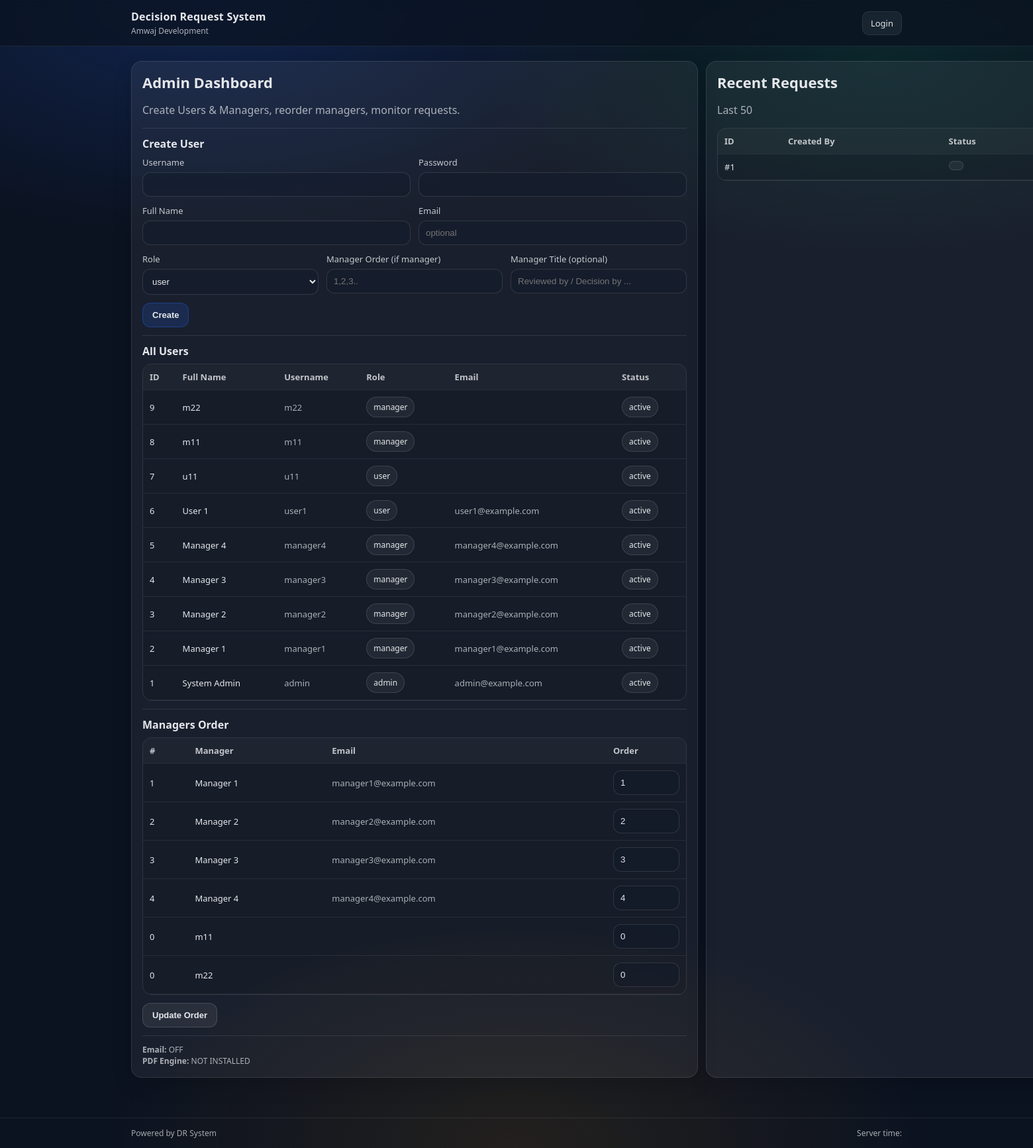
The page /admin (signed in) on the database its author committed.
### tables this page shows
CREATE TABLE users (
        id INTEGER PRIMARY KEY AUTOINCREMENT,
        username TEXT UNIQUE NOT NULL,
        password_hash TEXT NOT NULL,
        full_name TEXT NOT NULL,
        email TEXT DEFAULT '',
        role TEXT NOT NULL CHECK(role IN ('admin','manager','user')),
        is_active INTEGER NOT NULL DEFAULT 1,
        created_at TEXT NOT NULL
    );

CREATE TABLE requests (
        id INTEGER PRIMARY KEY AUTOINCREMENT,
        request_no TEXT UNIQUE NOT NULL,
        request_type TEXT NOT NULL,
        created_by_user_id INTEGER NOT NULL,
        status TEXT NOT NULL CHECK(status IN ('draft','in_review','returned_to_requester','approved','archived')),
        cycle_no INTEGER NOT NULL DEFAULT 1,

        current_step_order INTEGER NOT NULL DEFAULT 0,  -- 0 means requester
        last_decision TEXT DEFAULT '',
        last_decision_step INTEGER DEFAULT 0,
        last_decision_by INTEGER DEFAULT 0,

        return_reason TEXT DEFAULT '',                 -- 'rejected' or 'need_review'
        return_from_step INTEGER DEFAULT 0,

        header_json TEXT NOT NULL DEFAULT '{}',
        mid_json TEXT NOT NULL DEFAULT '{}',
        meta_json TEXT NOT NULL DEFAULT '{}',          -- optional: subject, priority, due_date, etc.
        attachments_json TEXT NOT NULL DEFAULT '[]',   -- list of uploaded files metadata
        created_at TEXT NOT NULL,
        updated_at TEXT NOT NULL,
        FOREIGN KEY(created_by_user_id) REFERENCES users(id)
    );

### app.py (the view)
@app.get("/admin")
@role_required(ROLE_ADMIN)
def admin_dashboard():
    audits = db_query_all("SELECT * FROM audit_log ORDER BY id DESC LIMIT 100")
    template = get_workflow_template_steps()
    workflow_json = []
    for t in template:
        workflow_json.append(
            {
                "step_order": int(t["step_order"]),
                "manager_id": int(t["manager_id"]),
                "manager_name": t["full_name"],
                "action_type": t["action_type"],
            }
        )
    users = db_query_all("SELECT * FROM users ORDER BY id DESC LIMIT 500")
    managers = db_query_all(
        """SELECT u.*,
                  COALESCE(mp.title,'') as title,
                  COALESCE(w.step_order,0) as workflow_step_order,
                  COALESCE(w.step_order,0) as order_index,
                  COALESCE(w.action_type,'') as workflow_action_type
           FROM users u
           LEFT JOIN manager_profiles mp ON mp.manager_id = u.id
           LEFT JOIN workflow_template_steps w ON w.manager_id = u.id AND w.is_active=1
           WHERE u.role=? AND u.is_active=1
           ORDER BY CASE WHEN w.step_order IS NULL THEN 9999 ELSE w.step_order END ASC, u.full_name ASC""",
        (ROLE_MANAGER,),
    )
    req_rows = db_query_all(
        """SELECT r.*, u.full_name as requester_name, u.email as requester_email
           FROM requests r
           JOIN users u ON u.id = r.created_by_user_id
           ORDER BY r.updated_at DESC
           LIMIT 200"""
    )
    reqs = [build_req_obj(r, include_steps=False) for r in req_rows]
    return render_template(
        "admin.html",
        workflow_json=json.dumps(workflow_json, indent=2, ensure_ascii=False),
        audits=[dict(a) for a in audits],
        users=[dict(u) for u in users],
        managers=[dict(m) for m in managers],
        requests=reqs,
        reqs=reqs,
        email_enabled=bool(SMTP_HOST and SMTP_USER),
        db_path=str(DB_PATH),
    )

### app.py (called while the page is built, shortened)
def safe_json_loads(s: str | None, default: Any) -> Any:
    if not s:
        return default
    try:
        return json.loads(s)
    except Exception:
        return default

def get_db() -> sqlite3.Connection:
    if "db" not in g:
        conn = sqlite3.connect(str(DB_PATH))
        conn.row_factory = sqlite3.Row
        conn.execute("PRAGMA foreign_keys = ON;")
        g.db = conn
    return g.db

def db_query_one(query: str, params: Tuple[Any, ...] = ()) -> Optional[sqlite3.Row]:
    db = get_db()
    cur = db.execute(query, params)
    return cur.fetchone()

def db_query_all(query: str, params: Tuple[Any, ...] = ()) -> List[sqlite3.Row]:
    db = get_db()
    cur = db.execute(query, params)
    return cur.fetchall()

def load_current_user() -> Optional[CurrentUser]:
    uid = session.get("user_id")
    if not uid:
        return None
    row = db_query_one("SELECT * FROM users WHERE id=? AND is_active=1", (uid,))
    if not row:
        session.pop("user_id", None)
        return None
    return CurrentUser(
        id=row["id"],
        username=row["username"],
        full_name=row["full_name"],
        email=row["email"] or "",
        role=row["role"],
    )

@app.before_request
def before_request() -> None:
    g.current_user = load_current_user()

def role_required(*roles: str):
    def decorator(fn):
        @wraps(fn)
        def wrapper(*args, **kwargs):
            if not g.current_user:
                return redirect(url_for("login", next=request.path))
            if g.current_user.role not in roles:
                abort(403)
            return fn(*args, **kwargs)
        return wrapper
    return decorator

def get_workflow_template_steps() -> List[sqlite3.Row]:
    return db_query_all(
        """SELECT w.step_order, w.manager_id, w.action_type, u.full_name, u.email
           FROM workflow_template_steps w
           JOIN users u ON u.id = w.manager_id
           WHERE w.is_active=1
           ORDER BY w.step_order ASC"""
    )

def compute_last_decision_label(req_row: sqlite3.Row) -> str:
    last_dec = (req_row["last_decision"] or "").strip()
    last_step = int(req_row["last_decision_step"] or 0)
    if not last_dec or last_step <= 0:
        return ""

### templates/admin.html (shortened to what this page needs)
{% extends "base.html" %}
{% block content %}
<div class="grid2 gap-xl">
  <div class="card">
    <div class="card-h">
      <h2 class="h2">Admin Dashboard</h2>
      <p class="muted">Create Users & Managers, reorder managers, monitor requests.</p>
    </div>
    <div class="hr"></div>
    <h3 class="h3">Create User</h3>
    <form class="form" method="post" action="{{ url_for('admin_create_user') }}">
      <div class="grid2">
        <div>
          <label class="lbl">Username</label>
          <input class="inp" name="username" required>
        </div>
        <div>
          <label class="lbl">Password</label>
          <input class="inp" name="password" required>
        </div>
      </div>
      <div class="grid2">
        <div>
          <label class="lbl">Full Name</label>
          <input class="inp" name="full_name" required>
        </div>
        <div>
          <label class="lbl">Email</label>
          <input class="inp" name="email" type="email" placeholder="optional">
        </div>
      </div>
      <div class="grid3">
        <div>
          <label class="lbl">Role</label>
          <select class="inp" name="role" required>
            <option value="user">user</option>
          </select>
        </div>
        <div>
          <label class="lbl">Manager Order (if manager)</label>
          <input class="inp" name="order_index" type="number" min="1" placeholder="1,2,3..">
        </div>
        <div>
          <label class="lbl">Manager Title (optional)</label>
          <input class="inp" name="title" placeholder="Reviewed by / Decision by ...">
        </div>
      </div>
      <div class="actions">
        <button class="btn primary">Create</button>
      </div>
    </form>
    <div class="hr"></div>
    <h3 class="h3">All Users</h3>
    <div class="table-wrap">
      <table class="tbl">
        <thead>
          <tr>
            <th>ID</th>
            <th>Full Name</th>
            <th>Username</th>
            <th>Role</th>
            <th>Email</th>
            <th>Status</th>
          </tr>
        </thead>
        <tbody>
          {% for u in users %}
            <tr>
              <td>{{ u.id }}</td>
              <td>{{ u.full_name }}</td>
              <td class="muted">{{ u.username }}</td>
              <td><span class="badge">{{ u.role }}</span></td>
              <td class="muted">{{ u.email }}</td>
              <td>
                {% if u.is_active %}
                  <span class="badge">active</span>
                {% else %}
                  <span class="badge">disabled</span>
                {% endif %}
              </td>
            </tr>
          {% endfor %}
        </tbody>
      </table>
    </div>
<div class="hr"></div>
    <h3 class="h3">Managers Order</h3>
    <form class="form" method="post" action="{{ url_for('admin_reorder_managers') }}">
      <div class="table-wrap">
        <table class="tbl">
          <thead>
            <tr>
              <th>#</th>
              <th>Manager</th>
              <th>Email</th>
              <th>Order</th>
            </tr>
          </thead>
          <tbody>
            {% for m in managers %}
              <tr>
                <td>{{ m.order_index }}</td>
                <td>{{ m.full_name }}</td>
                <td class="muted">{{ m.email }}</td>
                <td style="width:120px">
                  <input class="inp" style="width:100px" type="number" min="1" name="order_{{m.id}}" value="{{ m.order_index }}">
                </td>
              </tr>
            {% endfor %}
          </tbody>
        </table>
      </div>
      <div class="actions">
        <button class="btn">Update Order</button>
      </div>
    </form>
    <div class="hr"></div>
    <div class="muted small">
      <div><b>Email:</b> {{ "READY" if email_enabled else "OFF" }}</div>
      <div><b>PDF Engine:</b> {{ "READY" if weasyprint_ok else "NOT INSTALLED" }}</div>
    </div>
  </div>
  <div class="card">
    <div class="card-h">
      <h2 class="h2">Recent Requests</h2>
      <p class="muted">Last 50</p>
    </div>
    <div class="table-wrap">
      <table class="tbl">
        <thead>
          <tr>
            <th>ID</th>
            <th>Created By</th>
            <th>Status</th>
          </tr>
        </thead>
        <tbody>
          {% for r in reqs %}
          <tr>
            <td>#{{ r.id }}</td>
            <td>{{ r.created_by_name }}</td>
            <td><span class="badge">{{ r.status_text }}</span></td>
          </tr>
          {% endfor %}
        </tbody>
      </table>
    </div>
  </div>
</div>
{% endblock %}

### templates/base.html (shortened to what this page needs)
<!doctype html>
<html lang="en">
<head>
  <link rel="stylesheet" href="{{ url_for('static', filename='app.css') }}">
</head>
<body class="app-body">
  <header class="topbar">
    <div class="topbar-inner">
      <div class="brand">
        <div class="brand-title">Decision Request System</div>
        <div class="brand-sub">Amwaj Development</div>
      </div>
      <nav class="nav">
        {% if user %}
          {% if user.role == 'admin' %}
            <a class="nav-link" href="{{ url_for('admin_dashboard') }}">Admin</a>
            <a class="nav-link" href="{{ url_for('admin_logs') }}">Logs</a>
          {% elif user.role == 'manager' %}
            <a class="nav-link" href="{{ url_for('manager_inbox') }}">Inbox</a>
          {% elif user.role == 'user' %}
            <a class="nav-link" href="{{ url_for('user_requests') }}">My Requests</a>
            <a class="nav-link" href="{{ url_for('request_new') }}">New Request</a>
          {% endif %}
          <a class="nav-link danger" href="{{ url_for('logout') }}">Logout</a>
        {% else %}
          <a class="nav-link" href="{{ url_for('login') }}">Login</a>
        {% endif %}
      </nav>
    </div>
  </header>
  <main class="container">
    {% block content %}{% endblock %}
  </main>
  <footer class="footer">
    <div class="footer-inner">
      <div>Powered by DR System</div>
      <div class="muted">Server time: {{ (req.updated_at if req is defined else "") }}</div>
    </div>
  </footer>
</body>
</html>

### static/app.css (style rules this page uses)
:root { --bg:#0b1220; --card:#0f1b2f; --paper:#ffffff; --muted:#6b7280; --text:#0f172a; --line:#e5e7eb; --line2:#d1d5db; --primary:#2563eb; --primary2:#1d4ed8; --danger:#ef4444; --ok:#10b981; --warn:#f59e0b; --shadow: 0 12px 30px rgba(0,0,0,.14); --shadow2: 0 10px 20px rgba(0,0,0,.10); --radius:16px; --radius2:12px; --font: ui-sans-serif, system-ui, -apple-system, Segoe UI, Roboto, Arial, "Noto Sans", "Helvetica Neue", sans-serif; }
* { box-sizing:border-box; }
html,body { height:100%; }
body { margin:0; font-family:var(--font); background: radial-gradient(1200px 600px at 20% 0%, rgba(37,99,235,.22), transparent 60%), radial-gradient(1000px 500px at 85% 5%, rgba(16,185,129,.12), transparent 60%), radial-gradient(900px 500px at 50% 100%, rgba(245,158,11,.10), transparent 70%), var(--bg); color:#e5e7eb; }
a { color:inherit; text-decoration:none; }
.container { max-width: 1200px; margin: 0 auto; padding: 22px 18px 40px; }
.topbar { position:sticky; top:0; z-index:10; background: rgba(11,18,32,.72); backdrop-filter: blur(10px); border-bottom:1px solid rgba(255,255,255,.08); }
.topbar-inner { max-width:1200px; margin:0 auto; padding: 14px 18px; display:flex; align-items:center; justify-content:space-between; gap:16px; }
.brand-title { font-weight:800; letter-spacing:.2px; }
.brand-sub { font-size:12px; color:rgba(229,231,235,.75); margin-top:2px; }
.nav { display:flex; gap:10px; align-items:center; flex-wrap:wrap; }
.nav-link { padding:8px 12px; border-radius:10px; background: rgba(255,255,255,.06); border: 1px solid rgba(255,255,255,.08); font-size:13px; }
.footer { border-top:1px solid rgba(255,255,255,.08); margin-top:20px; }
.footer-inner { max-width:1200px; margin:0 auto; padding:14px 18px; display:flex; justify-content:space-between; color:rgba(229,231,235,.7); font-size:12px; }
.card { background: rgba(255,255,255,.06); border: 1px solid rgba(255,255,255,.10); border-radius: var(--radius); box-shadow: var(--shadow); padding: 16px; }
.card-h { margin-bottom: 12px; }
.h2 { font-size: 22px; margin: 0 0 4px; }
.h3 { font-size: 16px; margin: 0 0 8px; }
.muted { color: rgba(229,231,235,.72); }
.small { font-size: 12px; }
.gap-xl { gap:16px; }
.hr { height:1px; background: rgba(255,255,255,.10); margin: 12px 0; }
.form { display:grid; gap:12px; }
.grid2 { display:grid; grid-template-columns: 1fr 1fr; gap:12px; }
.grid3 { display:grid; grid-template-columns: 1fr 1fr 1fr; gap:12px; }
.lbl { display:block; font-size:13px; margin: 0 0 6px; color: rgba(229,231,235,.85); }
.inp, .ta, select.inp { width:100%; padding: 10px 10px; border-radius: 12px; border: 1px solid rgba(255,255,255,.12); background: rgba(15,23,42,.35); color: #e5e7eb; outline:none; }
.actions { display:flex; align-items:center; gap:10px; flex-wrap:wrap; }
.btn { padding: 10px 14px; border-radius: 12px; border: 1px solid rgba(255,255,255,.14); background: rgba(255,255,255,.07); color:#e5e7eb; cursor:pointer; font-weight:600; font-size: 13px; }
.btn.primary { background: rgba(37,99,235,.18); border-color: rgba(37,99,235,.35); }
.table-wrap { overflow:auto; border-radius: 14px; border: 1px solid rgba(255,255,255,.10); }
.tbl { width:100%; border-collapse: collapse; min-width: 820px; background: rgba(0,0,0,.10); }
.tbl th, .tbl td { padding: 10px 10px; border-bottom: 1px solid rgba(255,255,255,.08); font-size: 13px; }
.tbl th { text-align:left; color: rgba(229,231,235,.82); background: rgba(255,255,255,.04); position: sticky; top:0; }
.badge { display:inline-block; padding: 6px 10px; border-radius: 999px; border: 1px solid rgba(255,255,255,.12); background: rgba(255,255,255,.06); font-size: 12px; }

### rows shown on the page
users: id "9", full_name "m22", username "m22", role "manager", is_active "active", order_index "0"
users: id "8", full_name "m11", username "m11", role "manager", is_active "active", order_index "0"
users: id "7", full_name "u11", username "u11", role "user", is_active "active"
users: id "6", full_name "User 1", username "user1", role "user", email "user1@example.com", is_active "active"
users: id "5", full_name "Manager 4", username "manager4", role "manager", email "manager4@example.com", is_active "active", order_index "4"
users: id "4", full_name "Manager 3", username "manager3", role "manager", email "manager3@example.com", is_active "active", order_index "3"
users: id "3", full_name "Manager 2", username "manager2", role "manager", email "manager2@example.com", is_active "active", order_index "2"
users: id "2", full_name "Manager 1", username "manager1", role "manager", email "manager1@example.com", shows "active", order_index "1"
users: id "1", full_name "System Admin", username "admin", role "admin", email "admin@example.com", is_active "active"
requests: id "1"

### other values the page prints
{{ "READY" if email_enabled else "OFF" }} "OFF"
{{ "READY" if weasyprint_ok else "NOT INSTALLED" }} "NOT INSTALLED"
